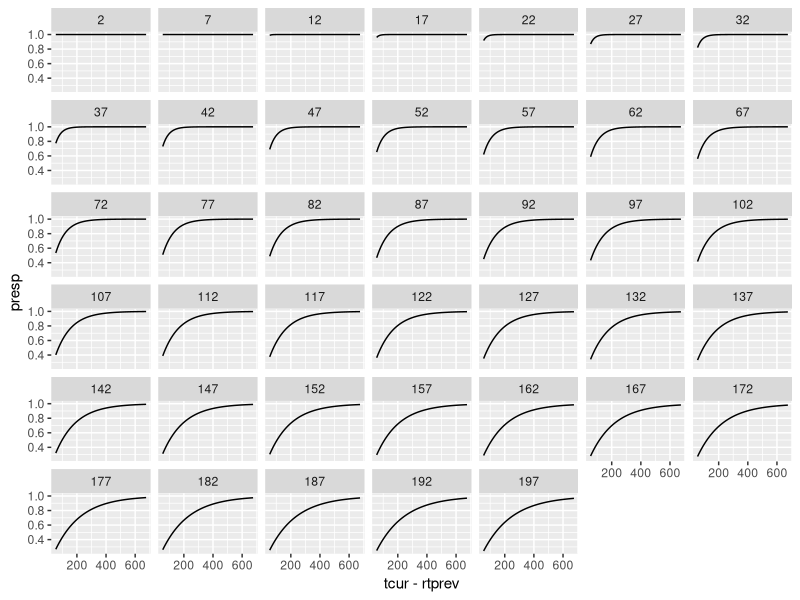

Generate this figure with R:
logfunc <- function(x, num, denom) {
  num / (denom + exp(-x))
}

logfunc(15, 1, 1)
logfunc(-15, 1, 1)

logfunc(15, 10, 1)
logfunc(15, 1, 10)


# logfunc <- function(x, tcur, rtlast, beta=100) {
#   #1 / ((1 - exp((-1*(tcur - rtlast))/beta)) + exp(-x))
#   #penalty <- 1 / (1 + exp(-1*(tcur - rtlast)/beta))
#   #penalty <- 1 / (1 + exp(-1*(tcur - rtlast)/beta))
#   # penalty <- exp(+1*(tcur - rtlast)/beta)
#   #penalty <- log(+1*(tcur - rtlast)/beta)
#   #penalty <- exp(+1*(rtlast - tcur)*beta)
#   #penalty <- exp(+1*(1/(tcur - rtlast))*beta)
#   #penalty <- (tcur - rtlast)^-beta
#   
#   #1 / ((1 - penalty) + exp(-x))
#   #1 / ((1 - penalty) + exp(-x))
#   penalty <- 1 - exp(-(tcur - rtlast)/beta)
#   #1 / ((1 - penalty) + exp(-x))
#   #(penalty / (1 + exp(-x)))
#   penalty
# }

logfunc <- function(x, tcur, rtlast, beta=100) {
  penalty <- 1 - exp(-(tcur - rtlast)/beta)
  penalty / (1 + exp(-x))
}

tcur <- 700
rtprev <- seq(25, 650, by=10)
#beta = 50:120
beta = seq(2, 200, by=5)

g <- expand.grid(tcur=tcur, rtprev=rtprev, beta=beta)
g$presp <- NA
for (i in 1:nrow(g)) {
  g[i, "presp"] <- logfunc(15, g[i, "tcur"], g[i, "rtprev"], beta=g[i, "beta"])
}

library(ggplot2)
ggplot(g, aes(x=tcur - rtprev, y=presp)) + geom_line() + facet_wrap(~beta)
